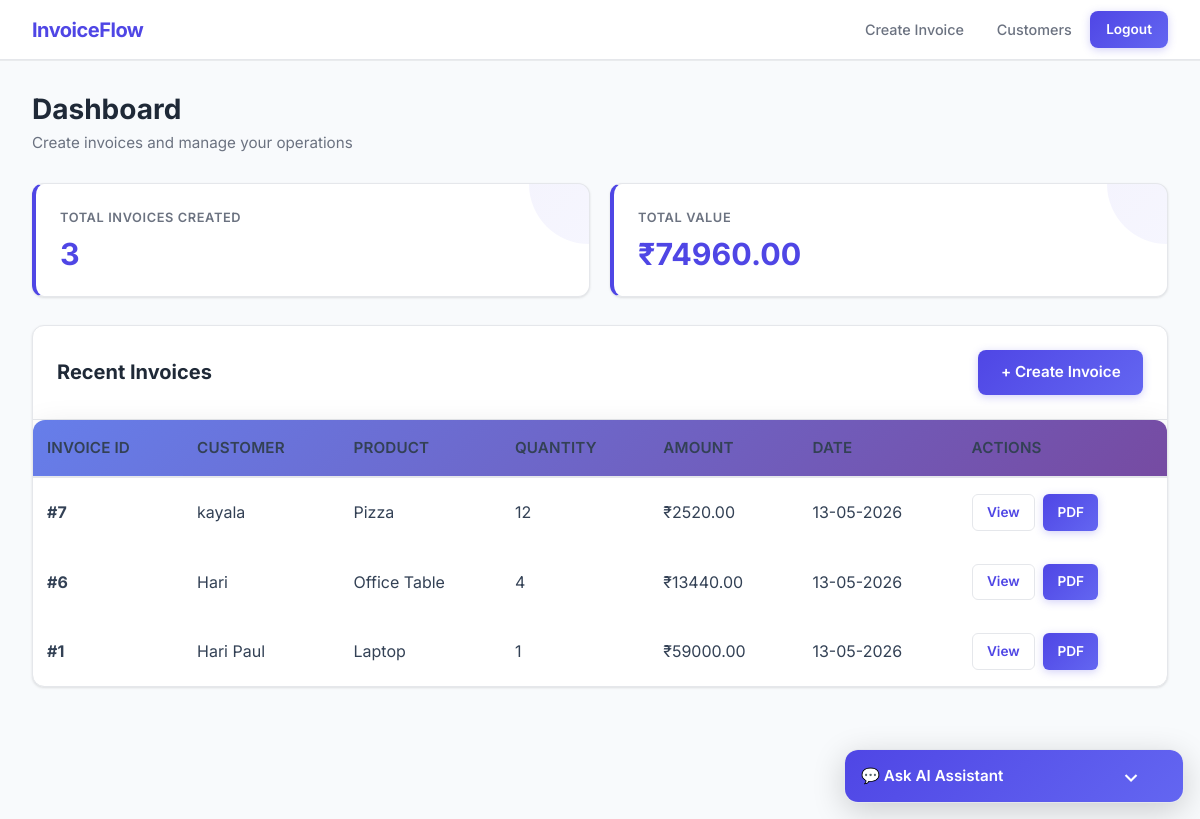
/user_dashboard (signed in), run on an earlier commit of the app's database.
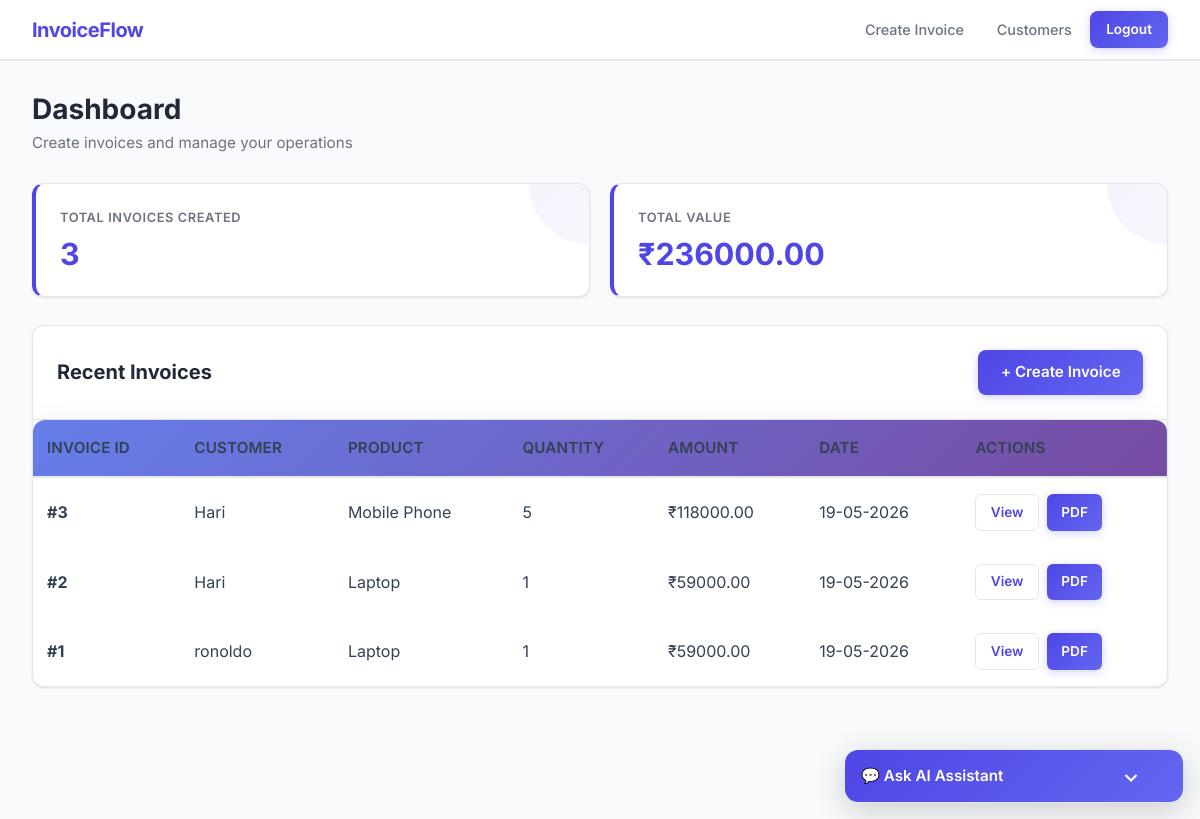
And on a later commit of the database.
### tables this page shows
CREATE TABLE invoices (
            id INTEGER PRIMARY KEY AUTOINCREMENT,
            customer_id INTEGER,
            product_id INTEGER,
            customer TEXT NOT NULL,
            product TEXT NOT NULL,
            quantity INTEGER NOT NULL,
            price REAL NOT NULL,
            total REAL NOT NULL,
            date TEXT NOT NULL,
            created_by TEXT, customer_email TEXT DEFAULT "", customer_address TEXT DEFAULT "", gst_rate REAL DEFAULT 0.18, gst_amount REAL DEFAULT 0, last_updated TEXT DEFAULT '',
            FOREIGN KEY (customer_id) REFERENCES users (id),
            FOREIGN KEY (product_id) REFERENCES products (id)
        );

### app.py (the view)
@app.route('/user_dashboard')
@require_role('user')
def user_dashboard():
    conn = get_db_connection()
    invoices = conn.execute('SELECT * FROM invoices ORDER BY id DESC').fetchall()
    totals = conn.execute('SELECT COALESCE(SUM(total), 0) AS revenue FROM invoices').fetchone()
    total_revenue = totals['revenue'] if totals else 0
    conn.close()
    return render_template(
        'user/dashboard.html',
        invoices=invoices,
        total_revenue=total_revenue,
        email_preview=session.pop('invoice_email_preview', None)
    )

### app.py (called while the page is built, shortened)
def get_db_connection():
    connection = sqlite3.connect(DATABASE)
    connection.row_factory = sqlite3.Row
    return connection

def require_role(*roles):
    def decorator(f):
        @wraps(f)
        def decorated_function(*args, **kwargs):
            user_role = session.get('role')
            return f(*args, **kwargs)
        return decorated_function
    return decorator

### templates/user/dashboard.html
{% extends "base.html" %}
{% block content %}
<div class="dashboard-header">
    <h1>Dashboard</h1>
    <p>Create invoices and manage your operations</p>
</div>
<div class="stats-grid">
    <div class="stat-card">
        <div class="stat-label">Total Invoices Created</div>
        <div class="stat-value">{{ invoices|length }}</div>
    </div>
    <div class="stat-card">
        <div class="stat-label">Total Value</div>
        <div class="stat-value">₹{{ "%.2f"|format(total_revenue) }}</div>
    </div>
</div>
<div class="table-container">
    <div class="table-header">
        <h2>Recent Invoices</h2>
        <a href="{{ url_for('create_invoice') }}" class="button">+ Create Invoice</a>
    </div>
    {% if invoices %}
    <table>
        <thead>
            <tr>
                <th>Invoice ID</th>
                <th>Customer</th>
                <th>Product</th>
                <th>Quantity</th>
                <th>Amount</th>
                <th>Date</th>
                <th>Actions</th>
            </tr>
        </thead>
        <tbody>
            {% for invoice in invoices %}
            <tr>
                <td><strong>#{{ invoice['id'] }}</strong></td>
                <td>{{ invoice['customer'] }}</td>
                <td>{{ invoice['product'] }}</td>
                <td>{{ invoice['quantity'] }}</td>
                <td>₹{{ "%.2f"|format(invoice['total']) }}</td>
                <td>{{ invoice['date'] }}</td>
                <td class="table-actions">
                    <a href="{{ url_for('view_invoice', invoice_id=invoice['id']) }}" class="button secondary mini">View</a>
                    <a href="{{ url_for('download_invoice', invoice_id=invoice['id']) }}" class="button mini">PDF</a>
                </td>
            </tr>
            {% endfor %}
        </tbody>
    </table>
    {% else %}
    <div style="padding: 2rem; text-align: center; color: var(--text-secondary);">
        <p>No invoices yet. <a href="{{ url_for('create_invoice') }}" class="button secondary mini">Create one</a></p>
    </div>
    {% endif %}
</div>
{% endblock %}

### templates/base.html (shortened to what this page needs)
<!DOCTYPE html>
<html lang="en">
<head>
    <link rel="stylesheet" href="{{ url_for('static', filename='style.css') }}?v=6">
</head>
<body>
    <header class="topbar">
        <div class="brand">InvoiceFlow</div>
        <nav>
            {% if session.get('username') %}
                {% if session.get('role') == 'admin' %}
                    <a href="{{ url_for('admin.admin_dashboard') }}">Analytics</a>
                    <a href="{{ url_for('admin.admin_customers') }}">Customers</a>
                    <a href="{{ url_for('admin.admin_products') }}">Products</a>
                    <a href="{{ url_for('admin.admin_employees') }}">Employees</a>
                    <a href="{{ url_for('logout') }}" class="button mini">Logout</a>
                {% elif session.get('role') == 'user' %}
                    <a href="{{ url_for('create_invoice') }}">Create Invoice</a>
                    <a href="{{ url_for('user_customers') }}">Customers</a>
                    <a href="{{ url_for('logout') }}" class="button mini">Logout</a>
                {% elif session.get('role') == 'customer' %}
                    <a href="{{ url_for('customer_dashboard') }}">My Invoices</a>
                    <a href="{{ url_for('logout') }}" class="button mini">Logout</a>
                {% endif %}
            {% else %}
                <a href="{{ url_for('home') }}">Home</a>
                <a href="{{ url_for('admin_login') }}">Admin Login</a>
                <a href="{{ url_for('user_login') }}">Employee Login</a>
                <a href="{{ url_for('customer_login') }}">Customer Login</a>
                <a href="{{ url_for('customer_register') }}">Customer Register</a>
            {% endif %}
        </nav>
    </header>
    {% if request.endpoint and request.endpoint.endswith('_login') or request.endpoint == 'customer_register' %}
    <main class="login-main">
    {% else %}
    <main class="page-shell">
    {% endif %}
        {% block content %}{% endblock %}
    </main>
    <div class="ai-chat-widget" id="aiChatWidget" style="bottom:16px;right:16px;position:fixed;z-index:999;width:340px;max-width:calc(100vw - 32px);border-radius:14px;overflow:hidden;box-shadow:0 8px 32px rgba(0,0,0,.18);">
        <div class="chat-header" id="chatToggle" style="cursor:pointer;display:flex;justify-content:space-between;align-items:center;background:linear-gradient(135deg,#4f46e5,#6366f1);color:#fff;padding:14px 16px;font-weight:600;font-size:0.95rem;">
            <span>💬 Ask AI Assistant</span>
            <button class="close-btn" type="button" id="chatCloseBtn" style="background:none;border:none;color:#fff;font-size:1.3rem;cursor:pointer;line-height:1;">&#8964;</button>
        </div>
    </div>
</body>
</html>

What changed in the data, as far as the page shows it:
removed invoices: id "7", customer "kayala", product "Pizza", quantity "12", total "2520.00", date "13-05-2026"
removed invoices: id "6", customer "Hari", product "Office Table", quantity "4", total "13440.00", date "13-05-2026"
added invoices: id "3", customer "Hari", product "Mobile Phone", quantity "5", total "118000.00", date "19-05-2026"
added invoices: id "2", customer "Hari", product "Laptop", quantity "1", total "59000.00", date "19-05-2026"
changed invoices id 1: customer "Hari Paul" → "ronoldo"; date "13-05-2026" → "19-05-2026"
Also different on the page:
{{ "%.2f"|format(total_revenue) }}: "74960.00" → "236000.00"
